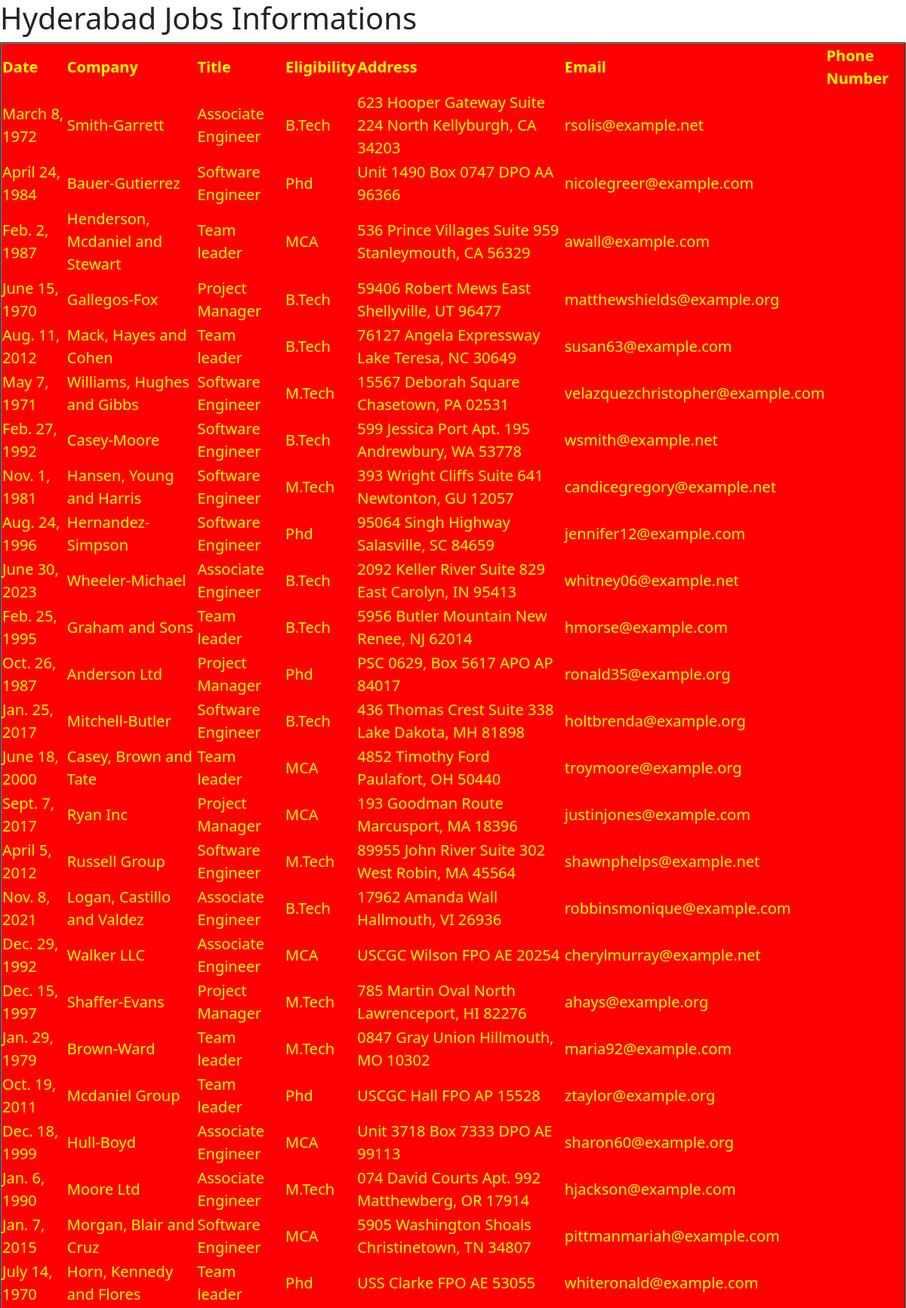
The app's page /hydjobs (upper part) with its own data.
### testapp/models.py (models this page shows)
class hydjobs(models.Model):
    date=models.DateField()
    company = models.CharField(max_length=70)
    title = models.CharField(max_length=60)
    eligibility = models.CharField(max_length=50)
    address = models.CharField(max_length=100)
    email = models.EmailField()
    phonenumber = models.BigIntegerField()

### testapp/views.py (the view)
# urls.py: path('hydjobs', views.hydjobs_view),
def hydjobs_view(request):
    jobs_list = hydjobs.objects.all()
    my_dict ={"jobs_list":jobs_list}
    return render(request,"testapp/hydjobs.html",my_dict)

### templates/testapp/hydjobs.html (shortened to what this page needs)
<!DOCTYPE html>
{% load static %}
<html lang="en">
<head>
    <link href="https://cdn.jsdelivr.net/npm/bootstrap@5.3.2/dist/css/bootstrap.min.css" rel="stylesheet">
    <link rel="stylesheet" href="{% static 'css/job1.css' %}">
</head>
<body>
<h1>Hyderabad Jobs Informations</h1>
{% if jobs_list %}
<table border="2">
    <thead>
    <tr>
    <th>Date</th>
    <th>Company</th>
    <th>Title</th>
    <th>Eligibility</th>
    <th>Address</th>
    <th>Email</th>
    <th>Phone Number</th>
    </tr>
    </thead>
    {% for job in jobs_list %}
    <tr>
        <td>{{job.date}}</td>
        <td>{{job.company}}</td>
        <td>{{job.title}}</td>
        <td>{{job.eligibility}}</td>
        <td>{{job.address}}</td>
        <td>{{job.email}}</td>
        <td>{{job.phonenumbers}}</td>
    </tr>
    {% endfor %}
</table>
{% else %}
<p id="specialp">No Jobs In Hyderabad</p>
{% endif %}
</body>
</html>

### static/css/job1.css (style rules this page uses)
table { color:yellow; background:red; margin:auto; font-size:20px; }

### records on screen
hydjobs: date "March 8, 1972", company "Smith-Garrett", title "Associate Engineer", eligibility "B.Tech", address "623 Hooper Gateway Suite 224 North Kellyburgh, CA 34203", email "rsolis@example.net"
hydjobs: date "April 24, 1984", company "Bauer-Gutierrez", title "Software Engineer", eligibility "Phd", address "Unit 1490 Box 0747 DPO AA 96366", email "nicolegreer@example.com"
hydjobs: date "Feb. 2, 1987", company "Henderson, Mcdaniel and Stewart", title "Team leader", eligibility "MCA", address "536 Prince Villages Suite 959 Stanleymouth, CA 56329", email "awall@example.com"
hydjobs: date "June 15, 1970", company "Gallegos-Fox", title "Project Manager", eligibility "B.Tech", address "59406 Robert Mews East Shellyville, UT 96477", email "matthewshields@example.org"
hydjobs: date "Aug. 11, 2012", company "Mack, Hayes and Cohen", title "Team leader", eligibility "B.Tech", address "76127 Angela Expressway Lake Teresa, NC 30649", email "susan63@example.com"
hydjobs: date "May 7, 1971", company "Williams, Hughes and Gibbs", title "Software Engineer", eligibility "M.Tech", address "15567 Deborah Square Chasetown, PA 02531", email "velazquezchristopher@example.com"
hydjobs: date "Feb. 27, 1992", company "Casey-Moore", title "Software Engineer", eligibility "B.Tech", address "599 Jessica Port Apt. 195 Andrewbury, WA 53778", email "wsmith@example.net"
hydjobs: date "Nov. 1, 1981", company "Hansen, Young and Harris", title "Software Engineer", eligibility "M.Tech", address "393 Wright Cliffs Suite 641 Newtonton, GU 12057", email "candicegregory@example.net"
hydjobs: date "Aug. 24, 1996", company "Hernandez-Simpson", title "Software Engineer", eligibility "Phd", address "95064 Singh Highway Salasville, SC 84659", email "jennifer12@example.com"
hydjobs: date "June 30, 2023", company "Wheeler-Michael", title "Associate Engineer", eligibility "B.Tech", address "2092 Keller River Suite 829 East Carolyn, IN 95413", email "whitney06@example.net"
hydjobs: date "Feb. 25, 1995", company "Graham and Sons", title "Team leader", eligibility "B.Tech", address "5956 Butler Mountain New Renee, NJ 62014", email "hmorse@example.com"
hydjobs: date "Oct. 26, 1987", company "Anderson Ltd", title "Project Manager", eligibility "Phd", address "PSC 0629, Box 5617 APO AP 84017", email "ronald35@example.org"
hydjobs: date "Jan. 25, 2017", company "Mitchell-Butler", title "Software Engineer", eligibility "B.Tech", address "436 Thomas Crest Suite 338 Lake Dakota, MH 81898", email "holtbrenda@example.org"
hydjobs: date "June 18, 2000", company "Casey, Brown and Tate", title "Team leader", eligibility "MCA", address "4852 Timothy Ford Paulafort, OH 50440", email "troymoore@example.org"
hydjobs: date "Sept. 7, 2017", company "Ryan Inc", title "Project Manager", eligibility "MCA", address "193 Goodman Route Marcusport, MA 18396", email "justinjones@example.com"
hydjobs: date "April 5, 2012", company "Russell Group", title "Software Engineer", eligibility "M.Tech", address "89955 John River Suite 302 West Robin, MA 45564", email "shawnphelps@example.net"
hydjobs: date "Nov. 8, 2021", company "Logan, Castillo and Valdez", title "Associate Engineer", eligibility "B.Tech", address "17962 Amanda Wall Hallmouth, VI 26936", email "robbinsmonique@example.com"
hydjobs: date "Dec. 29, 1992", company "Walker LLC", title "Associate Engineer", eligibility "MCA", address "USCGC Wilson FPO AE 20254", email "cherylmurray@example.net"
hydjobs: date "Dec. 15, 1997", company "Shaffer-Evans", title "Project Manager", eligibility "M.Tech", address "785 Martin Oval North Lawrenceport, HI 82276", email "ahays@example.org"
hydjobs: date "Jan. 29, 1979", company "Brown-Ward", title "Team leader", eligibility "M.Tech", address "0847 Gray Union Hillmouth, MO 10302", email "maria92@example.com"
hydjobs: date "Oct. 19, 2011", company "Mcdaniel Group", title "Team leader", eligibility "Phd", address "USCGC Hall FPO AP 15528", email "ztaylor@example.org"
hydjobs: date "Dec. 18, 1999", company "Hull-Boyd", title "Associate Engineer", eligibility "MCA", address "Unit 3718 Box 7333 DPO AE 99113", email "sharon60@example.org"
hydjobs: date "Jan. 6, 1990", company "Moore Ltd", title "Associate Engineer", eligibility "M.Tech", address "074 David Courts Apt. 992 Matthewberg, OR 17914", email "hjackson@example.com"
hydjobs: date "Jan. 7, 2015", company "Morgan, Blair and Cruz", title "Software Engineer", eligibility "MCA", address "5905 Washington Shoals Christinetown, TN 34807", email "pittmanmariah@example.com"
hydjobs: date "July 14, 1970", company "Horn, Kennedy and Flores", title "Team leader", eligibility "Phd", address "USS Clarke FPO AE 53055", email "whiteronald@example.com"
